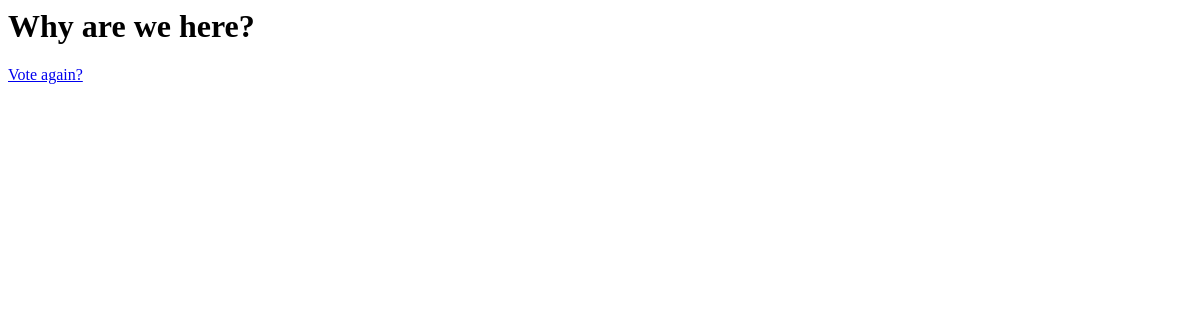
Page /polls/6/results/ on the earlier database version.
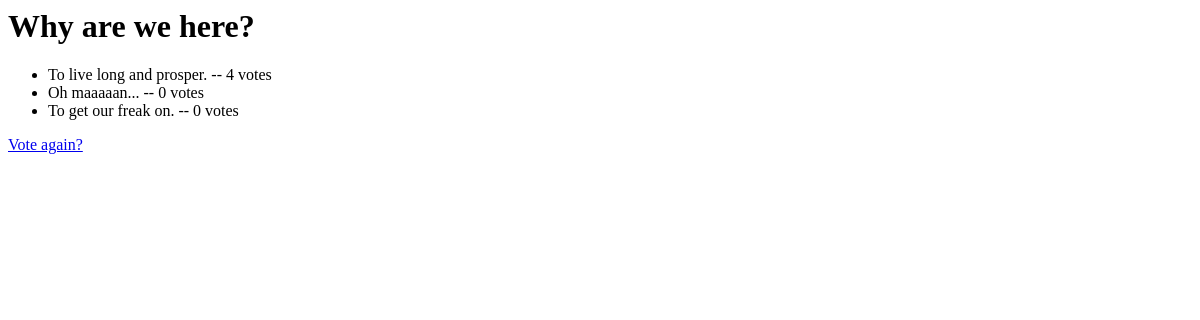
Same page on the later database version.
### polls/models.py (models this page shows, shortened)
class Question(models.Model):
    question_text = models.CharField(max_length=200)
    pub_date = models.DateTimeField('date published')
    def was_published_recently(self):
        now = timezone.now()
        return now - datetime.timedelta(days=1) <= self.pub_date <= now
    was_published_recently.admin_order_field = 'pub_date'
    was_published_recently.boolean = True
    was_published_recently.short_description = 'Published recently?'

class Choice(models.Model):
    question = models.ForeignKey(Question, on_delete=models.CASCADE)
    choice_text = models.CharField(max_length=200)
    votes = models.IntegerField(default=0)

### polls/views.py (the view)
# urls.py: url(r'^(?P<pk>[0-9]+)/results/$', views.ResultsView.as_view(), name='results'),
class ResultsView(generic.DetailView):
    model = Question
    template_name = 'polls/results.html'

### polls/templates/polls/results.html
<h1>{{ question.question_text }}</h1>
<ul>
{% for choice in question.choice_set.all %}
    <li>{{ choice.choice_text }} -- {{ choice.votes }} vote{{ choice.votes|pluralize }}</li>
{% endfor %}
</ul>
<a href="{% url 'polls:detail' question.id %}">Vote again?</a>

Differences in the rows shown:
added Choice: choice_text "To live long and prosper.", votes "4"
added Choice: choice_text "Oh maaaaan...", votes "0"
added Choice: choice_text "To get our freak on.", votes "0"
